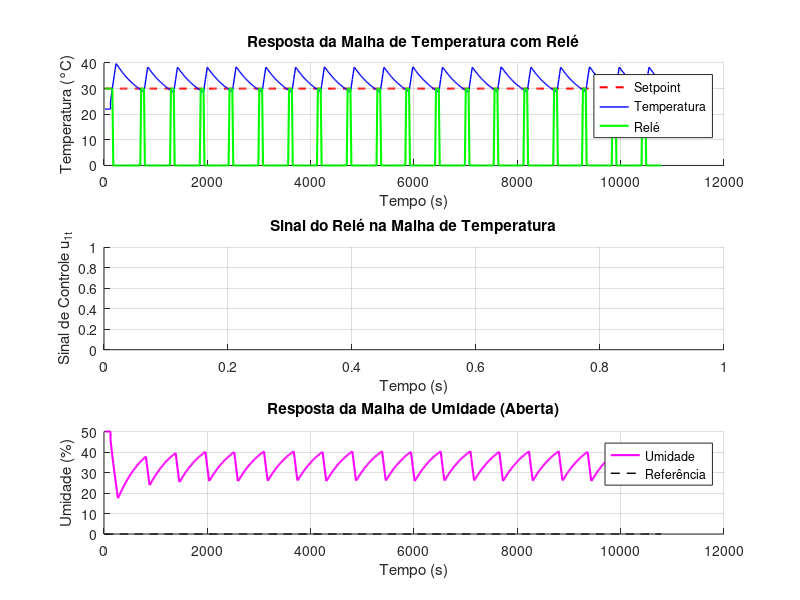
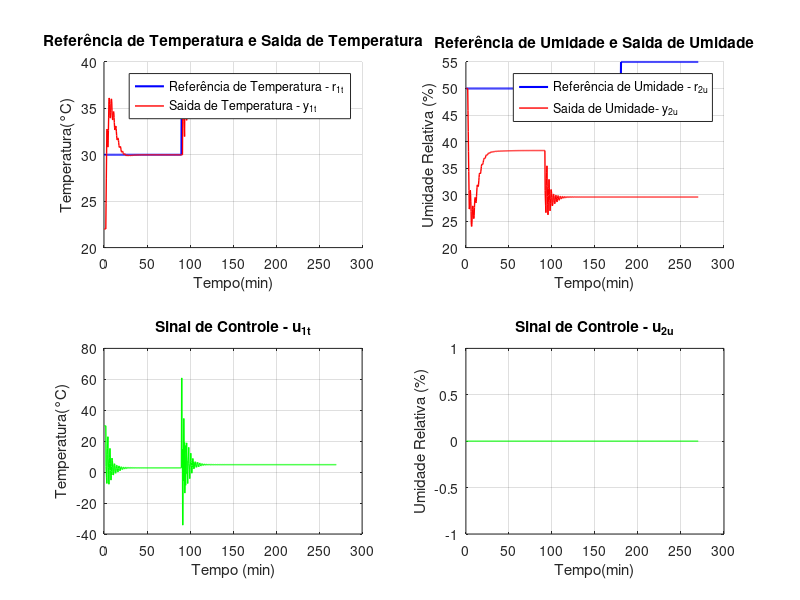

These figures' MATLAB source, in order:
% ----- SCRIPT - ITEM B - CTRLLER PID MÉTODO SEQUENCIAL DESCENTRALIZADO ----- 
% Modelo de uma incubadora neonatal
% Temperatura inicial de 22 °C e 50% de umidade relativa
%--------------------------------------------------------------------------
% Parte 1 - Identificação da malha de temperatura com relé
clear; close all;

qtde_amostras = 600;
T_amost = 18;

% Parâmetros do relé
u_medio = 15;
d = 15;          
eps = 0.5;  % Pequena histerese para evitar chaveamento excessivo

% Condições iniciais do processo
y_1mft_inicial = 22; % Temperatura inicial
y_2mfu_inicial = 50; % Umidade inicial

% Inicializações
y_11t = zeros(1, qtde_amostras);
y_12u = zeros(1, qtde_amostras);
y_21t = zeros(1, qtde_amostras);
y_22u = zeros(1, qtde_amostras);
y_1t = zeros(1, qtde_amostras);
y_2u = zeros(1, qtde_amostras);
erro1 = zeros(1, qtde_amostras);
tempo = zeros(1, qtde_amostras);

% Referências
r_1t = 30 * ones(1, qtde_amostras);  % Setpoint de temperatura
% r_2u = y_2mfu_inicial * ones(1, qtde_amostras);  % Umidade em malha aberta
u_1t = zeros(1, qtde_amostras);
u_2u = zeros(1, qtde_amostras);  % Malha de umidade aberta - valor constante
% Inicialização das primeiras amostras (considerando os atrasos)
for k = 1:7
    tempo(k) = (k) * T_amost;
    u_1t(k) = u_medio+d;
    u_2u(k) = 0;
    y_1t(k) = y_1mft_inicial;
    y_2u(k) = y_2mfu_inicial;
    erro1(k) = r_1t(k) - y_1t(k);
end

% EXECUTANDO O MÉTODO DO RELÉ - MALHA DE TEMPERATURA
for k = 8:qtde_amostras
    % Modelo do processo TITO
    y_11t(k) = 0.9678 * y_11t(k-1) + 0.08796 * u_1t(k-4) + 0.00509 * u_1t(k-5);
    y_12u(k) = 0.9331 * y_12u(k-1) - 0.03556 * u_2u(k-3) - 0.1718 * u_2u(k-4);
    y_21t(k) = 0.9676 * y_21t(k-1) - 0.1294 * u_1t(k-6) - 0.007485 * u_1t(k-7);
    y_22u(k) = 0.9048 * y_22u(k-1) + 0.2455 * u_2u(k-1) + 1.869 * u_2u(k-2);
    
    % Saídas totais
    y_1t(k) = y_11t(k) + y_12u(k) + y_1mft_inicial;
    y_2u(k) = y_21t(k) + y_22u(k) + y_2mfu_inicial;
    
    % Erro da malha de temperatura
    erro1(k) = r_1t(k) - y_1t(k);
    
    % Malha de umidade em aberto (mantém valor constante)
    u_2u(k) = 0;
    
    % Lógica do relé para malha de temperatura
    % Assumindo que o seu modelo TITO foi identificado para a variação (desvio) do controle
    % A lei de controle atua para corrigir o erro em relação ao setpoint de 30ºC
    if erro1(k) > eps
        u_1t(k) = u_medio+d;      
    elseif erro1(k) < -eps
        u_1t(k) = u_medio-d;     
    else
        u_1t(k) = u_1t(k-1);
    end
    
    tempo(k) = (k-1) * T_amost;
end

% Gráfico da oscilação com relé
figure(1)
subplot(3,1,1)
hold on
plot(tempo, r_1t, 'r--', 'LineWidth', 1.5);
plot(tempo, y_1t, 'b-', 'LineWidth', 1);
plot(tempo, u_1t, 'g', 'LineWidth', 1.5);
ylabel('Temperatura (°C)');
xlabel('Tempo (s)');
title('Resposta da Malha de Temperatura com Relé');
legend('Setpoint', 'Temperatura', 'Relé', 'Location', 'best');
grid on
hold off

subplot(3,1,2)
hold on

ylabel('Sinal de Controle u_{1t}');
xlabel('Tempo (s)');
title('Sinal do Relé na Malha de Temperatura');
grid on
hold off

subplot(3,1,3)
hold on
plot(tempo, y_2u, 'm-', 'LineWidth', 1.5);
plot(tempo, u_2u, 'k--', 'LineWidth', 1);
ylabel('Umidade (%)');
xlabel('Tempo (s)');
title('Resposta da Malha de Umidade (Aberta)');
legend('Umidade', 'Referência', 'Location', 'best');
grid on
hold off
% 
% % Análise da oscilação para método de Astrom-Hagglund
% fprintf('Análise da Oscilação:\n');
% fprintf('Amplitude do relé (d): %.2f\n', d);
% fprintf('Setpoint de temperatura: %.2f°C\n', r_1t(1));
% 
% %------------------------------------------------------------------------
% % Sintonia de Controladores PID pelo Método de Astrom
% %------------------------------------------------------------------------
a = 4.8678;
Tu = 576;
omega = (2*pi)/(Tu);
%Calculo de r_a, r_b, phi_a e phi_b
Gw_real = -(pi*sqrt(a^2 - eps^2)) / (4*d);
Gw_imag = -(pi*eps) / (4*d);
r_a = abs(Gw_real - j*Gw_imag);
phi_a = atan(eps / sqrt(a^2 - eps^2));
%a relacoa entre ra e rb => dependendo a razao entre os dois altera-se a
%dinamica apresentada na saida, en torno de 4 a saída tornava-se instavel
phi_b = pi * 40 / 180;
r_b =  2*r_a;

%Calculos dos parametros do controlador PID
Kp1 = r_b * cos(phi_b - phi_a) / r_a
aux1 = tan(phi_b - phi_a);
aux2 = sqrt(1 + aux1^2);
aux3 = aux1 + aux2;
Ti1 = aux3 / (2 * omega * 0.25);
Td2 = 0.25 * Ti1;

Ki1 = Kp1 / Ti1
Kd2 = Kp1 * Td2

g0_1 = Kp1 * (1 + (Td2 / T_amost) + (T_amost / Ti1));
g1_1 = -Kp1 * (1 + 2 * (Td2 / T_amost));
g2_1 = Kp1 * Td2 / T_amost;

qtde_amostras = 900;

%definindo patamares da entrada 1
r_1t(1:qtde_amostras / 3) = 30;
r_1t(qtde_amostras /3+1:2*qtde_amostras/3) = 36;
r_1t(2*qtde_amostras/3+1:qtde_amostras) = 36;
%definindo patamares da entrada 2
r_2u(1:qtde_amostras / 3) = 50;
r_2u(qtde_amostras /3+1:2*qtde_amostras/3) = 50;
r_2u(2*qtde_amostras/3+1:qtde_amostras) = 55;

% Loop de controle
for k = 8:qtde_amostras
    y_11t(k) = 0.9678 * y_11t(k-1) + 0.08796 * u_1t(k-4) + 0.00509 * u_1t(k-5);
    y_12u(k) = 0.9331 * y_12u(k-1) - 0.003556 * u_2u(k-3) - 0.01718 * u_2u(k-4);
    y_21t(k) = 0.9676 * y_21t(k-1) - 0.1294 * u_1t(k-6) - 0.007485 * u_1t(k-7);
    y_22u(k) = 0.9048 * y_22u(k-1) + 0.02455 * u_2u(k-1) + 0.1869 * u_2u(k-2);

    y_1t(k) = y_11t(k) + y_12u(k) + y_1mft_inicial;
    y_2u(k) = y_21t(k) + y_22u(k) + y_2mfu_inicial;

    erro1(k) = r_1t(k) - y_1t(k);
    u_2u(k) = 0;
    u_1t(k) = u_1t(k-1) + g0_1 * erro1(k) + g1_1 * erro1(k-1) + g2_1 * erro1(k-2);

    tempo(k) = k * T_amost;
end


%% PLOTAGEM DE GRÁFICOS
% Subplot para r_1, y_1 e u_1
figure(2);
subplot(2,2,1)
hold on
plot(tempo/60, r_1t, 'b', 'LineWidth', 1.5);
plot(tempo/60, y_1t, 'r', 'LineWidth', 1);
ylabel('Temperatura(°C)');
xlabel('Tempo(min)');
title('Referência de Temperatura e Saida de Temperatura');
legend('Referência de Temperatura - r_{1t}', 'Saida de Temperatura - y_{1t}');
hold off
grid on


subplot(2,2,3)
plot(tempo/60, u_1t, 'g', 'LineWidth', 1);
xlabel('Tempo (min)');
ylabel('Temperatura(°C)');
title('Sinal de Controle - u_{1t}')
grid on

subplot(2,2,2)
hold on
plot(tempo/60, r_2u, 'b', 'LineWidth', 1.5);
plot(tempo/60, y_2u, 'r', 'LineWidth', 1);
ylabel('Umidade Relativa (%)');
xlabel('Tempo(min)');
title('Referência de Umidade e Saida de Umidade');
legend('Referência de Umidade - r_{2u}', 'Saida de Umidade- y_{2u}');
hold off
grid on

subplot(2,2,4)
plot(tempo/60, u_2u, 'g', 'LineWidth', 1);
xlabel('Tempo(min)')
ylabel('Umidade Relativa (%)')
title('Sinal de Controle - u_{2u}')
grid on
